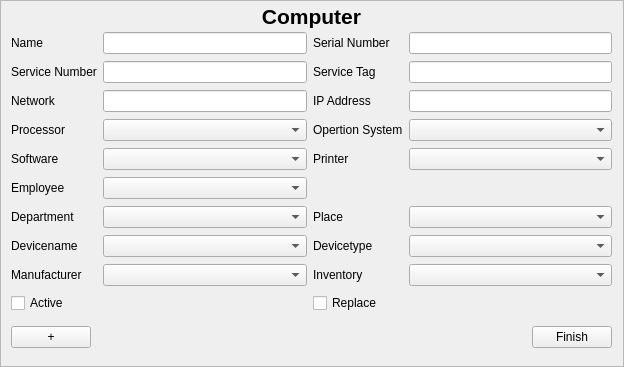
<?xml version="1.0" encoding="UTF-8"?>
<ui version="4.0">
 <class>ComputerInputArea</class>
 <widget class="QScrollArea" name="ComputerInputArea">
  <property name="geometry">
   <rect>
    <x>0</x>
    <y>0</y>
    <width>624</width>
    <height>367</height>
   </rect>
  </property>
  <property name="windowTitle">
   <string>ScrollArea</string>
  </property>
  <property name="accessibleName">
   <string>ComputerInputDialog</string>
  </property>
  <property name="widgetResizable">
   <bool>true</bool>
  </property>
  <widget class="QWidget" name="scrollAreaWidgetContents">
   <property name="geometry">
    <rect>
     <x>0</x>
     <y>0</y>
     <width>622</width>
     <height>365</height>
    </rect>
   </property>
   <widget class="QWidget" name="gridLayoutWidget">
    <property name="geometry">
     <rect>
      <x>10</x>
      <y>30</y>
      <width>601</width>
      <height>291</height>
     </rect>
    </property>
    <layout class="QGridLayout" name="gridLayout">
     <item row="1" column="0">
      <widget class="QLabel" name="label_8">
       <property name="text">
        <string>Service Number</string>
       </property>
      </widget>
     </item>
     <item row="9" column="0">
      <widget class="QCheckBox" name="checkBox">
       <property name="text">
        <string>Active</string>
       </property>
      </widget>
     </item>
     <item row="9" column="3">
      <widget class="QCheckBox" name="checkBox_2">
       <property name="text">
        <string>Replace</string>
       </property>
      </widget>
     </item>
     <item row="3" column="3">
      <widget class="QLabel" name="label_14">
       <property name="text">
        <string>Opertion System</string>
       </property>
      </widget>
     </item>
     <item row="3" column="4">
      <widget class="QComboBox" name="comboBox_9"/>
     </item>
     <item row="6" column="3">
      <widget class="QLabel" name="label_6">
       <property name="text">
        <string>Place</string>
       </property>
      </widget>
     </item>
     <item row="5" column="0">
      <widget class="QLabel" name="label_7">
       <property name="text">
        <string>Employee</string>
       </property>
      </widget>
     </item>
     <item row="8" column="4">
      <widget class="QComboBox" name="comboBox_2"/>
     </item>
     <item row="3" column="2">
      <widget class="QComboBox" name="comboBox_8"/>
     </item>
     <item row="3" column="0">
      <widget class="QLabel" name="label_13">
       <property name="text">
        <string>Processor</string>
       </property>
      </widget>
     </item>
     <item row="8" column="3">
      <widget class="QLabel" name="label_2">
       <property name="text">
        <string>Inventory</string>
       </property>
      </widget>
     </item>
     <item row="6" column="2">
      <widget class="QComboBox" name="comboBox_5"/>
     </item>
     <item row="8" column="0">
      <widget class="QLabel" name="label">
       <property name="text">
        <string>Manufacturer</string>
       </property>
      </widget>
     </item>
     <item row="7" column="4">
      <widget class="QComboBox" name="comboBox_4"/>
     </item>
     <item row="7" column="2">
      <widget class="QComboBox" name="comboBox_3"/>
     </item>
     <item row="6" column="4">
      <widget class="QComboBox" name="comboBox_6"/>
     </item>
     <item row="5" column="2">
      <widget class="QComboBox" name="comboBox_7"/>
     </item>
     <item row="0" column="0">
      <widget class="QLabel" name="label_Name">
       <property name="text">
        <string>Name</string>
       </property>
      </widget>
     </item>
     <item row="2" column="4">
      <widget class="QLineEdit" name="lineEdit_5"/>
     </item>
     <item row="8" column="2">
      <widget class="QComboBox" name="comboBox"/>
     </item>
     <item row="2" column="3">
      <widget class="QLabel" name="label_12">
       <property name="text">
        <string>IP Address</string>
       </property>
      </widget>
     </item>
     <item row="0" column="3">
      <widget class="QLabel" name="label_10">
       <property name="text">
        <string>Serial Number</string>
       </property>
      </widget>
     </item>
     <item row="2" column="0">
      <widget class="QLabel" name="label_11">
       <property name="text">
        <string>Network</string>
       </property>
      </widget>
     </item>
     <item row="7" column="0">
      <widget class="QLabel" name="label_3">
       <property name="text">
        <string>Devicename</string>
       </property>
      </widget>
     </item>
     <item row="7" column="3">
      <widget class="QLabel" name="label_4">
       <property name="text">
        <string>Devicetype</string>
       </property>
      </widget>
     </item>
     <item row="2" column="2">
      <widget class="QLineEdit" name="lineEdit_4"/>
     </item>
     <item row="6" column="0">
      <widget class="QLabel" name="label_5">
       <property name="text">
        <string>Department</string>
       </property>
      </widget>
     </item>
     <item row="1" column="2">
      <widget class="QLineEdit" name="lineEdit"/>
     </item>
     <item row="1" column="3">
      <widget class="QLabel" name="label_9">
       <property name="text">
        <string>Service Tag</string>
       </property>
      </widget>
     </item>
     <item row="1" column="4">
      <widget class="QLineEdit" name="lineEdit_2"/>
     </item>
     <item row="0" column="4">
      <widget class="QLineEdit" name="lineEdit_3"/>
     </item>
     <item row="0" column="2">
      <widget class="QLineEdit" name="lineEdit_ComputerName"/>
     </item>
     <item row="4" column="0">
      <widget class="QLabel" name="label_15">
       <property name="text">
        <string>Software</string>
       </property>
      </widget>
     </item>
     <item row="4" column="2">
      <widget class="QComboBox" name="comboBox_10"/>
     </item>
     <item row="4" column="3">
      <widget class="QLabel" name="label_16">
       <property name="text">
        <string>Printer</string>
       </property>
      </widget>
     </item>
     <item row="4" column="4">
      <widget class="QComboBox" name="comboBox_11"/>
     </item>
    </layout>
   </widget>
   <widget class="QWidget" name="verticalLayoutWidget">
    <property name="geometry">
     <rect>
      <x>10</x>
      <y>0</y>
      <width>601</width>
      <height>31</height>
     </rect>
    </property>
    <layout class="QVBoxLayout" name="verticalLayout">
     <item>
      <widget class="QLabel" name="label_Header">
       <property name="font">
        <font>
         <pointsize>16</pointsize>
         <weight>75</weight>
         <bold>true</bold>
        </font>
       </property>
       <property name="text">
        <string>Computer</string>
       </property>
       <property name="alignment">
        <set>Qt::AlignCenter</set>
       </property>
      </widget>
     </item>
    </layout>
   </widget>
   <widget class="QWidget" name="verticalLayoutWidget_2">
    <property name="geometry">
     <rect>
      <x>10</x>
      <y>320</y>
      <width>601</width>
      <height>32</height>
     </rect>
    </property>
    <layout class="QHBoxLayout" name="horizontalLayout">
     <item>
      <widget class="QPushButton" name="pushButtonAdd">
       <property name="text">
        <string>+</string>
       </property>
      </widget>
     </item>
     <item>
      <spacer name="horizontalSpacer">
       <property name="orientation">
        <enum>Qt::Horizontal</enum>
       </property>
       <property name="sizeHint" stdset="0">
        <size>
         <width>40</width>
         <height>20</height>
        </size>
       </property>
      </spacer>
     </item>
     <item>
      <widget class="QPushButton" name="pushButtonEdit">
       <property name="text">
        <string>Finish</string>
       </property>
      </widget>
     </item>
    </layout>
   </widget>
  </widget>
 </widget>
 <resources/>
 <connections/>
 <slots>
  <slot>slot1()</slot>
  <slot>onDestroyed()</slot>
 </slots>
</ui>
